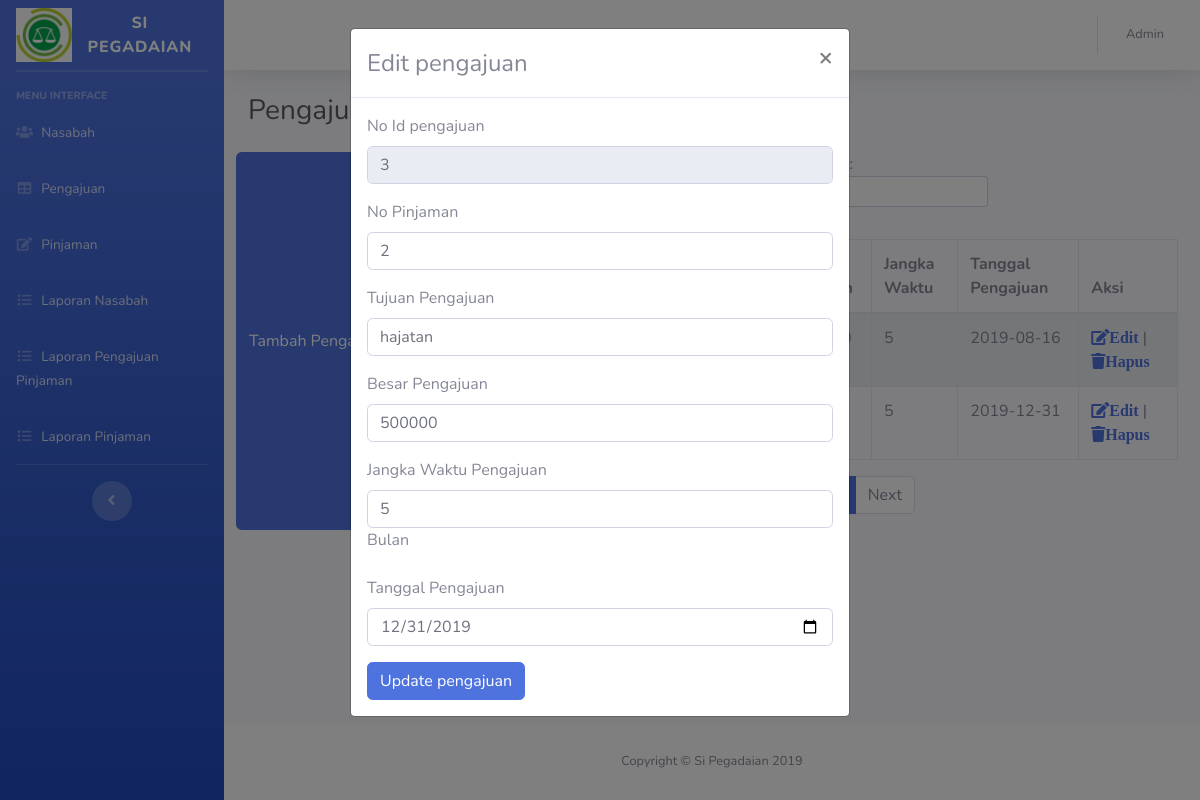
/admin/pengajuan_pinjaman.php?func=editPengajuan&tabel=pengajuan_pinjaman&key=idpengajuan&idpengajuan=3, run on the app's committed database.
### tables this page shows
CREATE TABLE `pengajuan_pinjaman` (
  `idpengajuan` int(11) NOT NULL,
  `nopinjaman` varchar(16) NOT NULL,
  `tujuanpengajuan` varchar(11) NOT NULL,
  `besarpengajuan` int(11) NOT NULL,
  `jangkawaktupengajuan` int(11) NOT NULL,
  `tanggalpengajuan` date NOT NULL
);

### function.php (called while the page is built, shortened)
<?php
function tampilData($tabel, $key = null){
    if (!$key == null) {
        $query = "SELECT *, sum($key) as total FROM $tabel";
        $mysqli = Database::getInstance()->getConnection();
        $result = $mysqli->query($query);
        while($d=mysqli_fetch_array($result)){
            $data[] =$d;
        }
    }else{
        $query = "SELECT * FROM $tabel";
        $mysqli = Database::getInstance()->getConnection();
        $result = $mysqli->query($query);
        while($d=mysqli_fetch_array($result)){
            $data[] =$d;
        }
    }
    return $data ?? '';
}
function ambilData($tabel,$key,$id){
    $query = "SELECT * FROM $tabel where $key = '$id'";
    $mysqli = Database::getInstance()->getConnection();
    $result = $mysqli->query($query);
    while($d=mysqli_fetch_array($result)){
        $data[] =$d;
    }
    return $data ?? '';
}
function cekData($tabel){
    $query = "SELECT * FROM $tabel";
    $mysqli = Database::getInstance()->getConnection();
    $result = $mysqli->query($query);
    if ($result->num_rows == 0) {
        return true;
    }else {
        return false;
    }
}
?>

### admin/pengajuan_pinjaman.php (the view, shortened to what this page needs)
<?php
include '../function.php';
?>
<!DOCTYPE html>
<html lang="en">
<head>
  <link href="../assets/css/all.min.css" rel="stylesheet" type="text/css">
  <link href="../assets/css/sb-admin-2.min.css" rel="stylesheet">
</head>
<body id="page-top">
  <div id="wrapper">
    <ul class="navbar-nav bg-gradient-primary sidebar sidebar-dark accordion" id="accordionSidebar">
      <a class="sidebar-brand d-flex align-items-center justify-content-center" href="index.html">
        <div class="sidebar-brand-icon">
          <img src="img/pegadaian.png" class="img-fluid ${3|rounded-top,rounded-right,rounded-bottom,rounded-left,rounded-circle,|}" alt="">
        </div>
        <div class="sidebar-brand-text mx-3">SI Pegadaian</div>
      </a>
      <hr class="sidebar-divider my-0">
      <hr class="sidebar-divider">
      <div class="sidebar-heading">
        Menu Interface
      </div>
      <li class="nav-item">
        <a class="nav-link" href="controller.php?hal=nasabah">
          <i class="fas fa-fw fa-users"></i>
          <span>Nasabah</span></a>
      </li>
      <li class="nav-item">
        <a class="nav-link" href="controller.php?hal=pengajuan_pinjaman">
          <i class="fas fa-fw fa-table"></i>
          <span>Pengajuan</span></a>
      </li>
      <li class="nav-item">
        <a class="nav-link" href="controller.php?hal=pinjaman">
          <i class="fas fa-fw fa-edit"></i>
          <span>Pinjaman</span></a>
      </li>
      <li class="nav-item">
        <a class="nav-link" href="controller.php?hal=laporan_nasabah" target="_blank">
          <i class="fas fa-fw fa-list"></i>
          <span>Laporan Nasabah</span></a>
      </li>
      <li class="nav-item">
        <a class="nav-link" href="controller.php?hal=laporan_pengajuan_pinjaman" target="_blank">
          <i class="fas fa-fw fa-list"></i>
          <span>Laporan Pengajuan Pinjaman</span></a>
      </li>
      <li class="nav-item">
        <a class="nav-link" href="controller.php?hal=laporan_pinjaman" target="_blank">
          <i class="fas fa-fw fa-list"></i>
          <span>Laporan Pinjaman</span></a>
      </li>
      <hr class="sidebar-divider d-none d-md-block">
      <div class="text-center d-none d-md-inline">
        <button class="rounded-circle border-0" id="sidebarToggle"></button>
      </div>
    </ul>
    <div id="content-wrapper" class="d-flex flex-column">
      <div id="content">
        <nav class="navbar navbar-expand navbar-light bg-white topbar mb-4 static-top shadow">
          <ul class="navbar-nav ml-auto">
            <li class="nav-item dropdown no-arrow">
              <a class="nav-link dropdown-toggle" href="#" id="userDropdown" role="button" data-toggle="dropdown" aria-haspopup="true" aria-expanded="false">
                <span class="mr-2 d-none d-lg-inline text-gray-600 small">Admin</span>
              </a>
            </li>
          </ul>
        </nav>
        <div class="container-fluid">
          <div class="d-sm-flex align-items-center justify-content-between mb-4">
            <h1 class="h3 mb-0 text-gray-800">Pengajuan</h1>
          </div>
          <div class="row">
          <button type="button" class="btn btn-primary" data-toggle="modal" data-target="#tambahPengajuan">Tambah Pengajuan
          </button>
            <table id="pengajuan" class="table table-striped table-bordered" style="width:100%">
              <thead>
                  <tr>
                      <th>No</th>
                      <th>No ID Pengajuan</th>
                      <th>No Pinjaman</th>
                      <th>Tujuan Pengajuan</th>
                      <th>Besar Pengajuan</th>
                      <th>Jangka Waktu</th>
                      <th>Tanggal Pengajuan</th>
                      <th>Aksi</th>
                  </tr>
              </thead>
              <tbody>
              <?php
              if (cekData("pengajuan_pinjaman") == true) {
              }else {
                $no = 1;
                foreach (tampilData("pengajuan_pinjaman") as $d) {
                  ?>
                    <tr>
                        <td><?= $no++ ?></td>
                        <td><?= $d['idpengajuan']; ?></td>
                        <td><?= $d['nopinjaman']; ?></td>
                        <td><?= $d['tujuanpengajuan']; ?></td>
                        <td><?= $d['besarpengajuan']; ?></td>
                        <td><?= $d['jangkawaktupengajuan']; ?></td>
                        <td><?= $d['tanggalpengajuan']; ?></td>
                        <td><a href="pengajuan_pinjaman.php?func=editPengajuan&tabel=pengajuan_pinjaman&key=idpengajuan&idpengajuan=<?=$d['idpengajuan']; ?>" type="button" class="fa fa-edit" id="edit">Edit</a> | <a href="pengajuan_pinjaman.php?func=hapusDataPengajuan&tabel=pengajuan_pinjaman&key=idpengajuan&idpengajuan=<?=$d['idpengajuan']; ?>" class="fa fa-trash">Hapus</a></td>
                    </tr>
                <?php
                  }
                ?>
              <?php
              }
              ?>
              </tbody>
            </table>
          </div>
        </div>
      </div>
      <footer class="sticky-footer bg-white">
        <div class="container my-auto">
          <div class="copyright text-center my-auto">
            <span>Copyright &copy; Si Pegadaian 2019</span>
          </div>
        </div>
      </footer>
    </div>
  </div>
<div class="modal" id="myModal">
  <div class="modal-dialog">
    <div class="modal-content">
      <div class="modal-header">
        <h4 class="modal-title">Edit pengajuan</h4>
        <button type="button" class="close" data-dismiss="modal">&times;</button>
      </div>
      <div class="modal-body">
        <form action="../function.php?func=updatePengajuan" method="GET">
        <?php
        foreach (ambilData($_GET['tabel'],$_GET['key'],$_GET['idpengajuan']) as $data) {
                  ?>
                <?php
                  }
                ?>
          <div class="form-group">
            <label for="idpengajuan">No Id pengajuan </label>
            <input type="text" class="form-control" name="idpengajuan" value="<?= $data['idpengajuan'];?>" readonly>
          </div>
          <div class="form-group">
            <label for="nopinjaman">No Pinjaman</label>
            <input type="text" class="form-control" name="nopinjaman" value="<?= $data['nopinjaman'];?>">
          </div>
          <div class="form-group">
            <label for="tujuanpengajuan">Tujuan Pengajuan</label>
            <input class="form-control" name="tujuanpengajuan" id="tujuanpengajuan" value="<?= $data['tujuanpengajuan'];?>">
          </div>
          <div class="form-group">
            <label for="besarpengajuan">Besar Pengajuan</label>
            <input type="text" class="form-control" name="besarpengajuan" value="<?= $data['besarpengajuan'];?>">
          </div>
          <div class="form-group">
            <label for="jangkawaktupengajuan">Jangka Waktu Pengajuan</label>
            <input type="input" class="form-control" name="jangkawaktupengajuan" value="<?= $data['jangkawaktupengajuan'];?>">
            <label for="jangkawaktupengajuan">Bulan</label>
          </div>
          <div class="form-group">
            <label for="tanggalpengajuan">Tanggal Pengajuan</label>
            <input type="date" class="form-control" name="tanggalpengajuan" value="<?= $data['tanggalpengajuan'];?>">
          </div>
          <button type="submit" class="btn btn-primary" name="func" value="updatePengajuan">Update pengajuan</button>
        </form>
      </div>
    </div>
  </div>
</div>
</body>
</html>

### data on the page
pengajuan_pinjaman: jangkawaktupengajuan "5", tanggalpengajuan "2019-08-16"
pengajuan_pinjaman: jangkawaktupengajuan "5", tanggalpengajuan "2019-12-31", idpengajuan "3", nopinjaman "2", tujuanpengajuan "hajatan", besarpengajuan "500000", tanggalpengajuan "12/31/2019"
